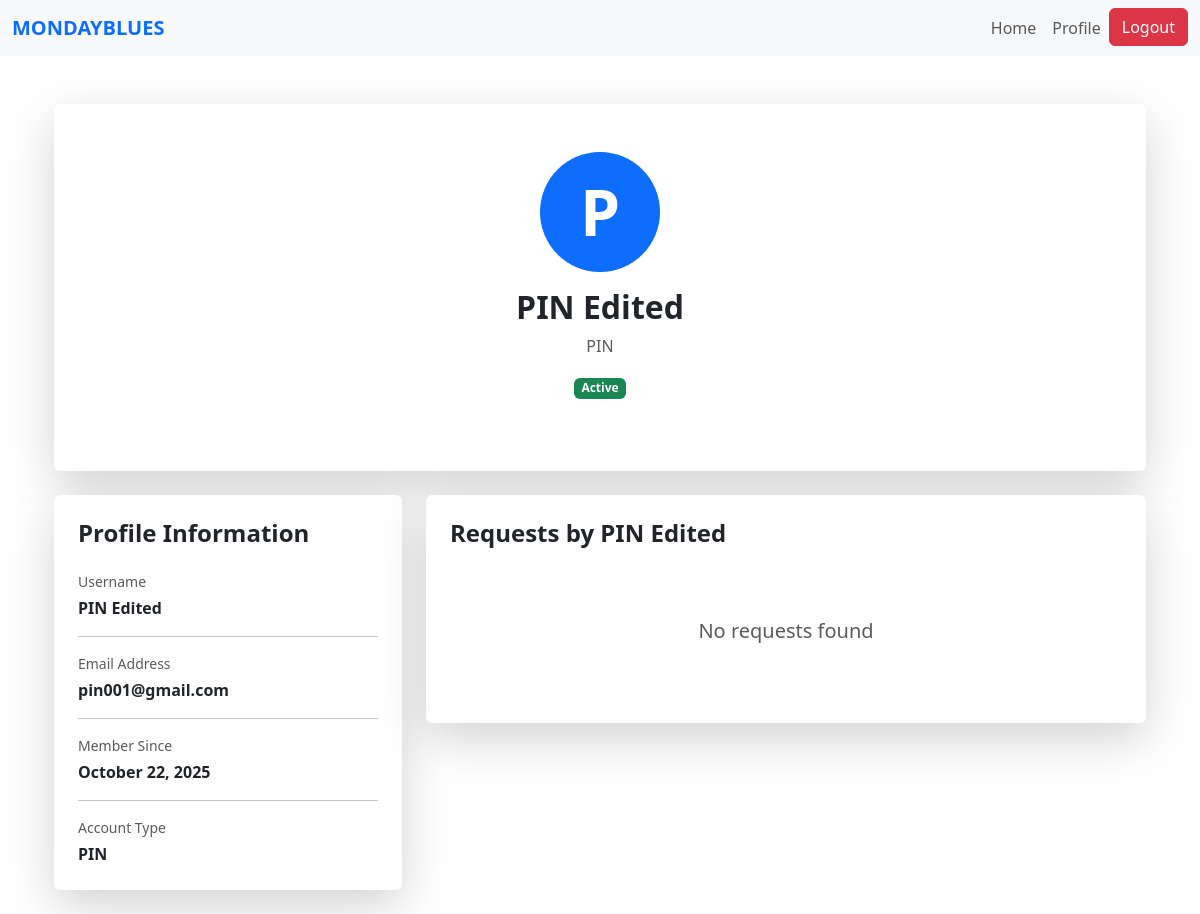
/profile/1 (signed in), run on an earlier commit of the app's database.
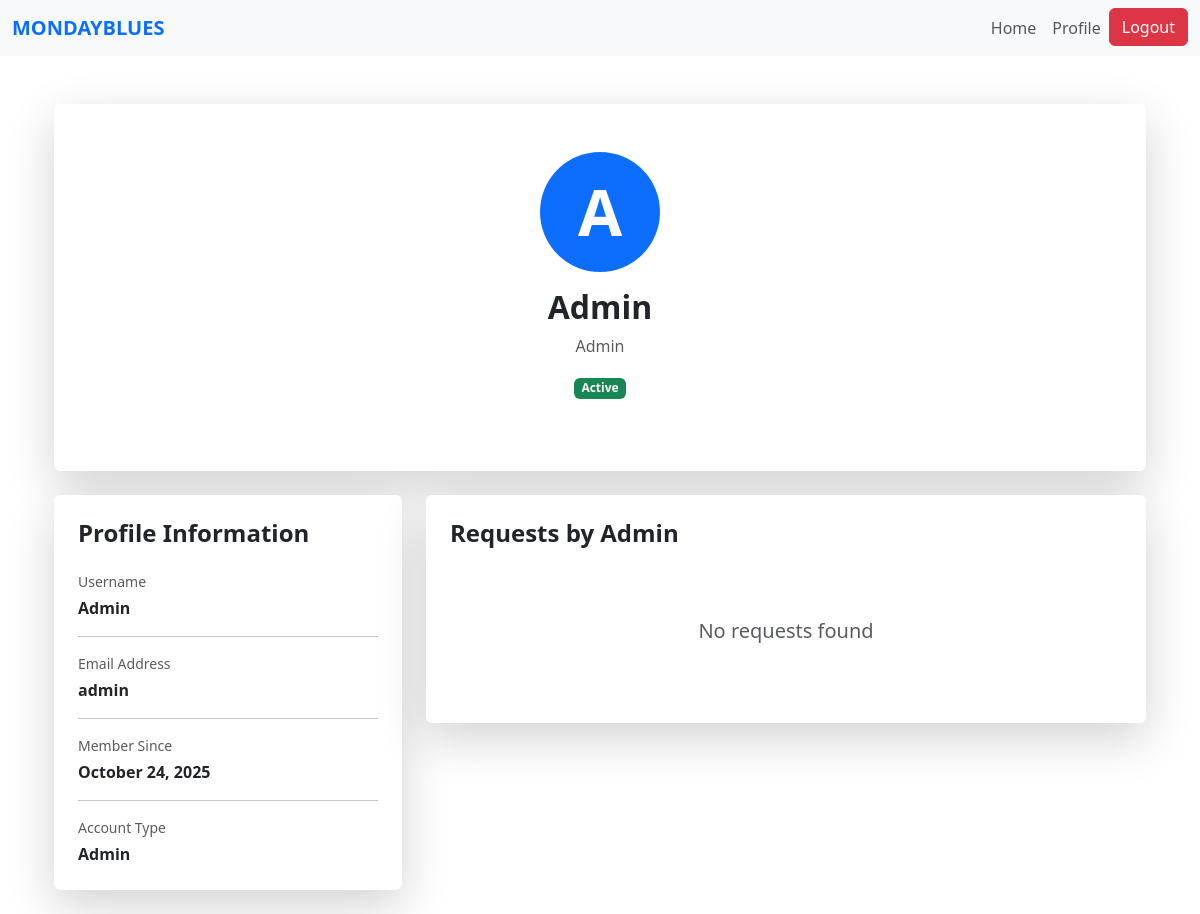
And on a later commit of the database.
### website/models.py (models this page shows)
class User(db.Model, UserMixin):
    id = db.Column(db.Integer, primary_key=True)
    name = db.Column(db.String(150))
    email = db.Column(db.String(150), unique=True)
    password = db.Column(db.String(150))
    date_created = db.Column(db.DateTime(timezone=True), default=func.now())
    role = db.Column(db.String(50), default='PIN')
    status = db.Column(db.String(20), default='Pending')  # Pending, Approved, Suspended

### website/views.py (the view)
@views.route('/profile/<int:user_id>')
@login_required
def profile(user_id):
    user = User.query.get_or_404(user_id)
    is_owner = (current_user.id == user.id)
    return render_template('profile.html', user=user, is_owner=is_owner)

### website/templates/profile.html (shortened to what the changed rows need)
{% extends "base.html" %}
{% block content %}
<div class="container mt-5">
    <div class="row justify-content-center">
        <div class="col-md-10 col-lg-12">
            <div class="card shadow-lg border-0 mb-4">
                <div class="card-body p-5">
                    <div class="text-center mb-4">
                        <div class="bg-primary rounded-circle d-inline-flex align-items-center justify-content-center mb-3" style="width: 120px; height: 120px;">
                            <span class="text-white display-3 fw-bold">{{ user.name[0].upper() }}</span>
                        </div>
                        <h2 class="fw-bold mb-2">{{ user.name }}</h2>
                        <p class="text-muted">{{ user.role }}</p>
                        <span class="badge
                            {% if user.status == 'Active' %} bg-success
                            {% elif user.status == 'Pending' %} bg-warning text-dark
                            {% elif user.status == 'Suspended' %} bg-danger
                            {% else %} bg-secondary {% endif %}">
                            {{ user.status }}
                        </span>
                    </div>
                </div>
            </div>
            <div class="row">
                <div class="col-lg-4">
                    <div class="card shadow-lg border-0 mb-4">
                        <div class="card-body p-4">
                            <div class="mb-3">
                                <p class="text-muted mb-1 small">Username</p>
                                <p class="fw-semibold mb-0">{{ user.name }}</p>
                            </div>
                            <div class="mb-3">
                                <p class="text-muted mb-1 small">Email Address</p>
                                <p class="fw-semibold mb-0">{{ user.email }}</p>
                            </div>
                            <div class="mb-3">
                                <p class="text-muted mb-1 small">Member Since</p>
                                <p class="fw-semibold mb-0">{{ user.date_created.strftime('%B %d, %Y') }}</p>
                            </div>
                            <div>
                                <p class="text-muted mb-1 small">Account Type</p>
                                <p class="fw-semibold mb-0">{{ user.role }}</p>
                            </div>
                        </div>
                    </div>
                </div>
                <div class="col-lg-8">
                    <div class="card shadow-lg border-0">
                        <div class="card-body p-4">
                            {% if user.role == "CSR" or user.role == "Platform Manager" %}
                                <div class="text-center py-5">
                                    <i class="bi bi-slash-circle" style="font-size: 4rem; color: #ccc;"></i>
                                    <h4 class="text-muted">Requests are not available for this account.</h4>
                                </div>
                            {% else %}
                                {% if current_user.id == user.id %}
                                    <div class="d-flex justify-content-between align-items-center mb-4">
                                        <h4 class="fw-bold mb-0">My Requests</h4>
                                        <button class="btn btn-primary" onclick="location.href='/create-request'">+ New Request</button>
                                    </div>
                                {% else %}
                                    <h4 class="fw-bold mb-4">Requests by {{ user.name }}</h4>
                                {% endif %}
                                {% if requests %}
                                    {% for request in requests %}
                                        <div class="card mb-3 border">
                                            <div class="card-body">
                                                <div class="d-flex justify-content-between align-items-start mb-2">
                                                    <h5 class="fw-bold mb-1">{{ request.title }}</h5>
                                                    {% if request.status == 'pending' %}
                                                        <span class="badge bg-warning text-dark">Pending</span>
                                                    {% elif request.status == 'accepted' %}
                                                        <span class="badge bg-info">Accepted</span>
                                                    {% elif request.status == 'completed' %}
                                                        <span class="badge bg-success">Completed</span>
                                                    {% endif %}
                                                </div>
                                                <p class="text-muted mb-3">
                                                    {{ request.description[:100] }}{% if request.description|length > 100 %}...{% endif %}
                                                </p>
                                                <div class="row text-muted small mb-3">
                                                    <div class="col-md-6">
                                                        <i class="bi bi-calendar"></i> Created: {{ request.date_created.strftime('%b %d, %Y') }}
                                                    </div>
                                                    <div class="col-md-6">
                                                        <i class="bi bi-eye"></i> Views: {{ request.view_count }}
                                                    </div>
                                                </div>
                                                {% if current_user.id == user.id %}
                                                    <div class="d-flex gap-2">
                                                        <button class="btn btn-sm btn-outline-primary" onclick="location.href='/request/{{ request.id }}'">View</button>
                                                        <button class="btn btn-sm btn-outline-secondary" onclick="location.href='/request/{{ request.id }}/edit'">Edit</button>
                                                        <button class="btn btn-sm btn-outline-danger" onclick="if(confirm('Are you sure you want to delete this request?')) location.href='/request/{{ request.id }}/delete'">Delete</button>
                                                    </div>
                                                {% else %}
                                                    <button class="btn btn-sm btn-outline-primary" onclick="location.href='/request/{{ request.id }}'">View</button>
                                                {% endif %}
                                            </div>
                                        </div>
                                    {% endfor %}
                                {% else %}
                                    <div class="text-center py-5">
                                        <h5 class="text-muted">No requests found</h5>
                                    </div>
                                {% endif %}
                            {% endif %}
                        </div>
                    </div>
                </div>
            </div>
        </div>
    </div>
</div>
{% endblock %}

What changed in the data, as far as the page shows it:
changed User "Active": name "P" → "A"; name "PIN Edited" → "Admin"; role "PIN" → "Admin"; email "pin001@gmail.com" → "admin"; date_created "October 22, 2025" → "October 24, 2025"
